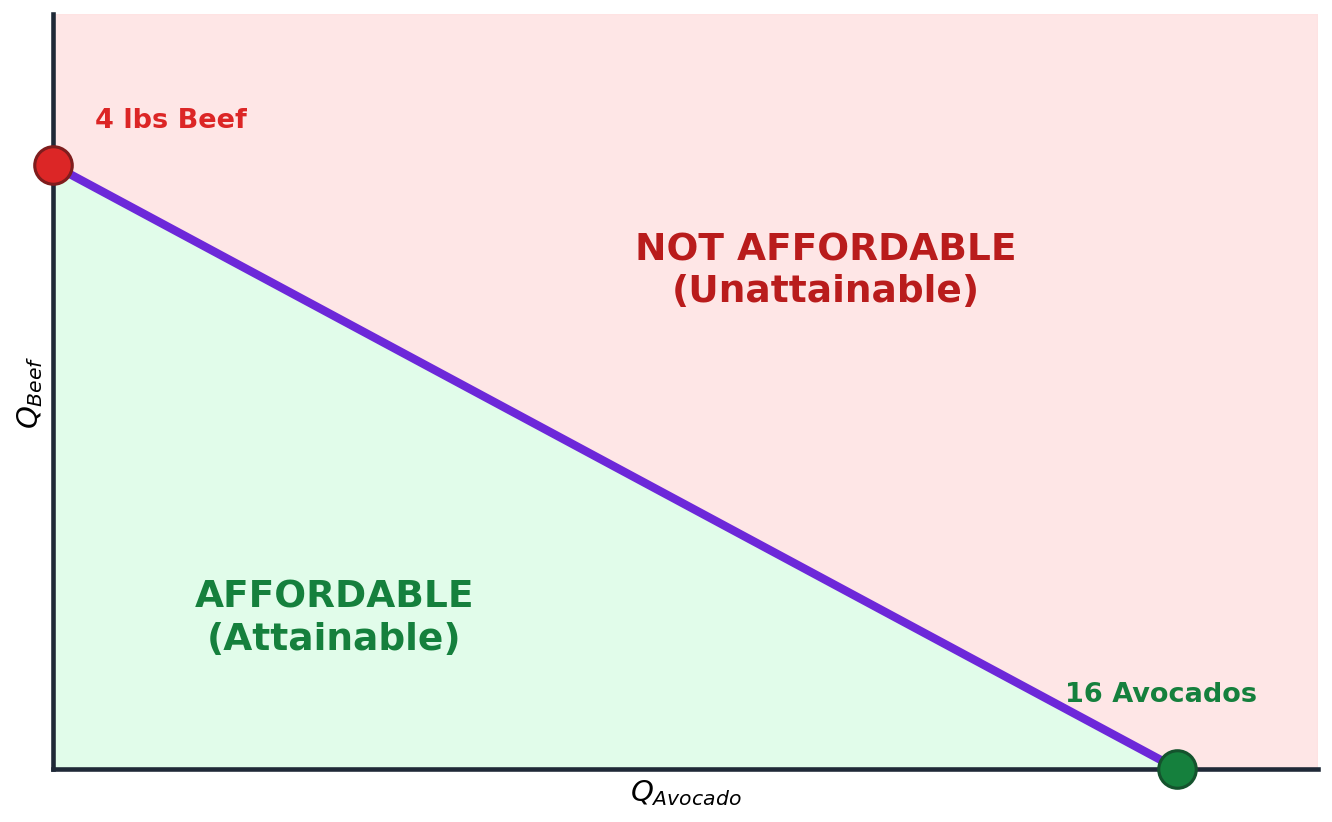

Recreate this plot in Python.
"""Budget Constraint regions — affordable (green) vs not affordable (pink)."""
import matplotlib
matplotlib.use('Agg')
import matplotlib.pyplot as plt
import numpy as np

fig, ax = plt.subplots(figsize=(9, 5.6))

# Budget line: 4*Q_beef + 1*Q_avo = 16
# Endpoints (avo, beef): (0, 4) and (16, 0)
x_line = np.array([0, 16])
y_line = np.array([4, 0])

# Plot region: affordable (green triangle below line) + unaffordable (pink above)
x_max, y_max = 18, 5

# Affordable region — below the line + axes
affordable_x = [0, 16, 0]
affordable_y = [0, 0, 4]
ax.fill(affordable_x, affordable_y, color='#dcfce7', alpha=0.85, zorder=1)

# Not affordable region — everything above the line within the plot area
# Vertices: (0,4) → (16,0) → (x_max,0) → (x_max,y_max) → (0,y_max) → (0,4)
not_affordable_x = [0, 16, x_max, x_max, 0, 0]
not_affordable_y = [4, 0, 0, y_max, y_max, 4]
ax.fill(not_affordable_x, not_affordable_y, color='#fee2e2', alpha=0.85, zorder=1)

# Budget line on top — solid_capstyle round + zorder>marker so the line meets
# the marker center instead of stopping short of it
ax.plot(x_line, y_line, color='#6d28d9', linewidth=4, zorder=7,
        solid_capstyle='round')

# Endpoint markers (clip_on=False so axis-sitting markers aren't half-cut)
ax.plot(0, 4, 'o', color='#dc2626', markersize=18, zorder=10,
        markeredgecolor='#7f1d1d', markeredgewidth=1.5, clip_on=False)
ax.annotate('4 lbs Beef', xy=(0, 4), xytext=(0.6, 4.25),
            fontsize=13, weight='bold', color='#dc2626', ha='left')

ax.plot(16, 0, 'o', color='#15803d', markersize=18, zorder=10,
        markeredgecolor='#14532d', markeredgewidth=1.5, clip_on=False)
ax.annotate('16 Avocados', xy=(16, 0), xytext=(14.4, 0.45),
            fontsize=13, weight='bold', color='#15803d')

# Region labels
ax.text(4, 1.0, 'AFFORDABLE\n(Attainable)', fontsize=18, weight='bold',
        color='#15803d', ha='center', va='center')
ax.text(11, 3.3, 'NOT AFFORDABLE\n(Unattainable)', fontsize=18, weight='bold',
        color='#b91c1c', ha='center', va='center')

# Axis labels
ax.set_xlabel('$Q_{Avocado}$', fontsize=14, weight='bold')
ax.set_ylabel('$Q_{Beef}$', fontsize=14, weight='bold')

# Axes anchored at (0, 0)
ax.set_xlim(0, x_max)
ax.set_ylim(0, y_max)
ax.set_xticks([])
ax.set_yticks([])
ax.spines['top'].set_visible(False)
ax.spines['right'].set_visible(False)
ax.spines['left'].set_color('#1f2937')
ax.spines['bottom'].set_color('#1f2937')
ax.spines['left'].set_linewidth(2.2)
ax.spines['bottom'].set_linewidth(2.2)
ax.spines['left'].set_position(('data', 0))
ax.spines['bottom'].set_position(('data', 0))

plt.tight_layout()
plt.savefig('figures/figure_budget_regions.png', dpi=150, bbox_inches='tight',
            facecolor='white', edgecolor='none')
plt.close()
print("OK: figure_budget_regions.png")
